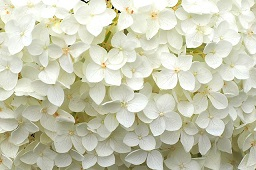
#> input picture FlowerPatch.jpg, 256 x 170 px
$ jupyter execute SobelEdgeDetection.ipynb
#> lines starting #> are read from the running program, lines starting #| are printed output that depends on the picture
[cell 1]
import cv2 as cv
import math
import numpy as np
from matplotlib import pyplot as plt

[cell 2]
def showimg(image, title = ""):
    plt.imshow(image, cmap='gray')
    plt.axis("off")
    plt.title(title)
    plt.show()

[cell 3]
image_source = cv.imread('FlowerPatch.jpg', cv.IMREAD_COLOR)
#> image_source is the input picture: shape (170, 256, 3); mean B, G, R 179.4, 203, 202.5
image_source = cv.cvtColor(image_source, cv.COLOR_BGR2GRAY)
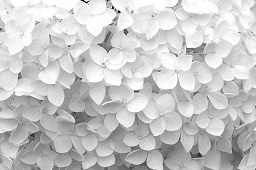
#> image_source: shape (170, 256); min 1, max 255, mean 200.2
showimg(image_source, "Source Image")

[cell 4]
SobelKernelX = np.matrix([
                 [1, 0, -1],
                 [2, 0, -2],
                 [1, 0, -1]
])

SobelKernelY = np.matrix([
                 [1,   2,  1],
                 [0,   0,  0],
                 [-1, -2, -1]
])


sobelX = cv.filter2D(image_source, -1, SobelKernelX)
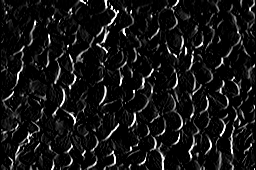
#> sobelX: shape (170, 256); min 0, max 255, mean 20.7
sobelY = cv.filter2D(image_source, -1, SobelKernelY)
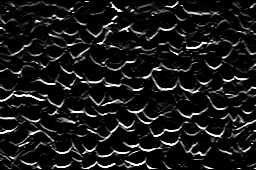
#> sobelY: shape (170, 256); min 0, max 255, mean 24.9

SobelCombined = sobelX + sobelY
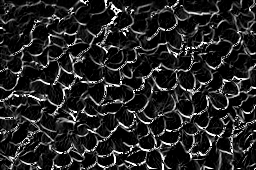
#> SobelCombined: shape (170, 256); min 0, max 255, mean 37.2

[cell 5]
showimg(sobelX, "Image X")
print("")
showimg(sobelY, "Image Y")
print("")
showimg(SobelCombined, "Sobel Combined")
